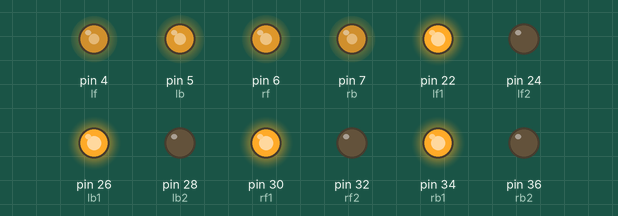
Bench run of a sketch on a simulated Arduino Mega 2560, built with avr-gcc and run on an emulated ATmega2560. Parts: output pins drawn as LEDs (lit = HIGH).

Above: at 0.05 s.
At 1.95 s:
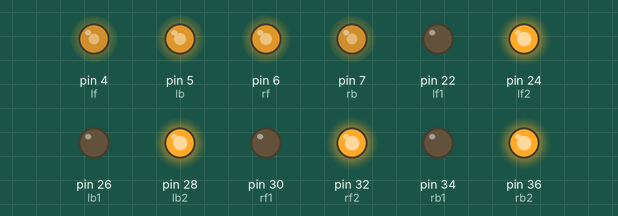
Timing chart, 0 to 3.0 s (numbered marks = the images above):
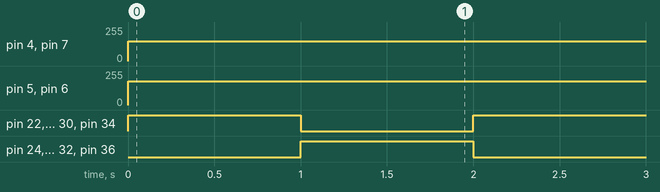

The sketch:

test1.ino
```cpp
const int lf1 = 22, lf2 = 24, lb1 = 26, lb2 = 28, rf1 = 30, rf2 = 32, rb1 = 34, rb2= 36;
int spd = 150;
const int lf = 4, lb = 5, rf = 6, rb = 7;
void setup() {
  // put your setup code here, to run once:
  Serial.begin(9400);
  pinMode(lf, OUTPUT);
  pinMode(lb, OUTPUT);
  pinMode(rf, OUTPUT);
  pinMode(rb, OUTPUT);
  for(int i = 22; i<37; i+=2)pinMode(i, OUTPUT);
}

void loop() {
  digitalWrite(lf1, HIGH);
  digitalWrite(lf2, LOW);
  digitalWrite(rf1, HIGH);
  digitalWrite(rf2, LOW);
  digitalWrite(lb1, HIGH);
  digitalWrite(lb2, LOW);
  digitalWrite(rb1, HIGH);
  digitalWrite(rb2, LOW);
  analogWrite(lf, spd);
  analogWrite(lb, spd+30);
  analogWrite(rf, spd+30);
  analogWrite(rb, spd);
  delay(1000);

  digitalWrite(lf1, LOW);
  digitalWrite(lf2, HIGH);
  digitalWrite(rf1, LOW);
  digitalWrite(rf2, HIGH);
  digitalWrite(lb1, LOW);
  digitalWrite(lb2, HIGH);
  digitalWrite(rb1, LOW);
  digitalWrite(rb2, HIGH);
  analogWrite(lf, spd);
  analogWrite(lb, spd+30);
  analogWrite(rf, spd+30);
  analogWrite(rb, spd);
  delay(1000);
}
```

Measured:
- by itself, pin 4 (lf), pin 7 (rb): 0/255 → 150/255 at 0.00 s
- by itself, pin 5 (lb), pin 6 (rf): 0/255 → 180/255 at 0.00 s
- by itself, pin 22 (lf1), pin 24 (lf2), pin 26 (lb1), pin 28 (lb2), pin 30 (rf1), pin 32 (rf2), pin 34 (rb1), pin 36 (rb2): alternates HIGH for 1.0 s and LOW for 1.0 s
